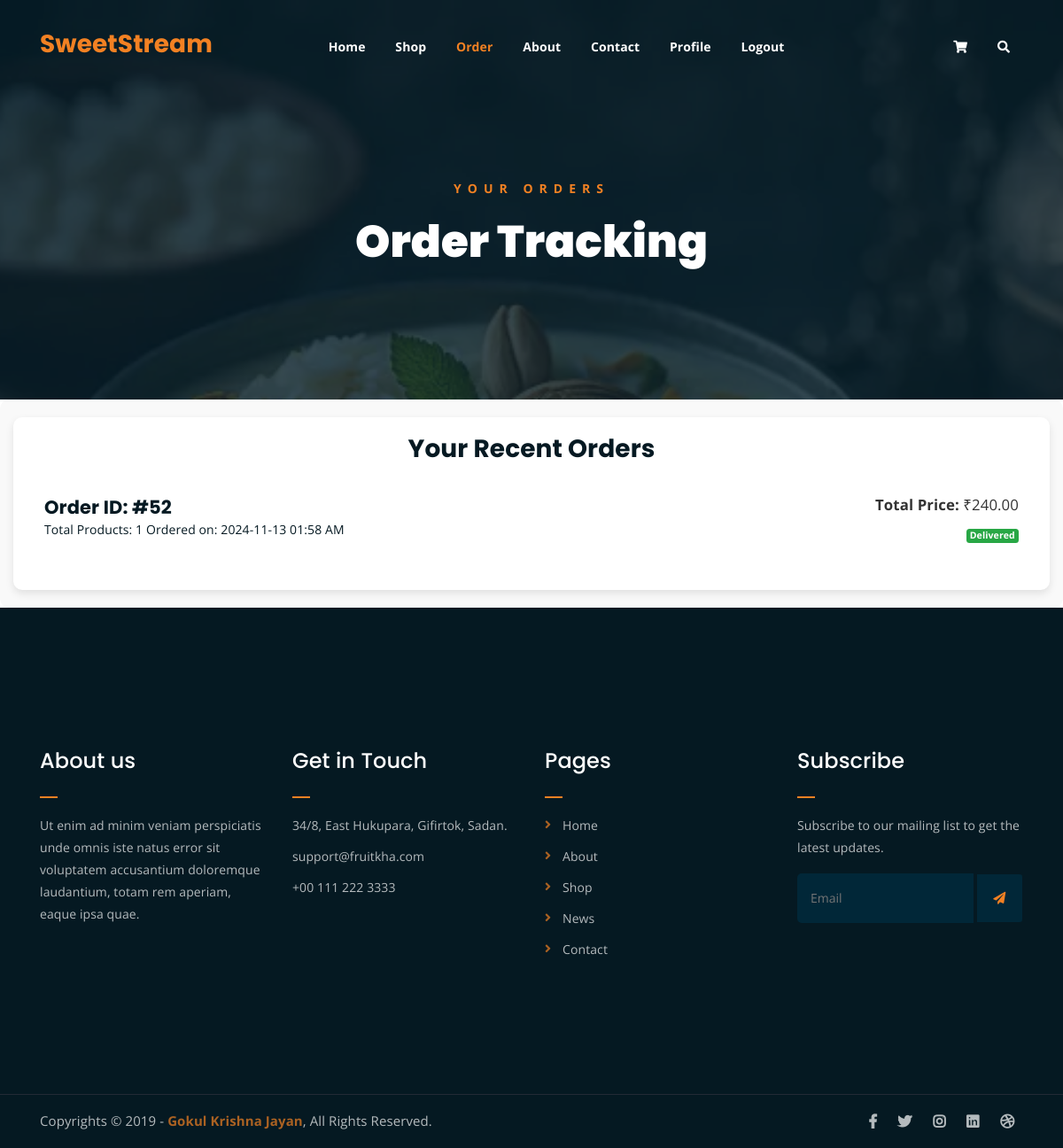
Page /user/order.php (signed in) on the committed database.
### tables this page shows
CREATE TABLE `delivery_table` (
  `did` int(100) NOT NULL,
  `product_id` int(100) NOT NULL,
  `user_id` varchar(100) NOT NULL,
  `product_quantity` varchar(100) NOT NULL,
  `price` varchar(100) NOT NULL,
  `address` varchar(100) NOT NULL,
  `phone_no` varchar(10) NOT NULL,
  `deliveryperson_id` varchar(100) NOT NULL,
  `delivery_date_time` datetime NOT NULL DEFAULT current_timestamp(),
  `status` varchar(100) NOT NULL,
  `payment_details` varchar(100) NOT NULL,
  `payment_status` varchar(100) NOT NULL,
  `delivery_dispacted_time` datetime DEFAULT NULL,
  `delivery_delivered_time` datetime DEFAULT NULL
);

### user/order.php (the view, shortened to what this page needs)
<!DOCTYPE html>
<html lang="en">
<head>
    <link rel="stylesheet" href="assets/css/all.min.css">
    <link rel="stylesheet" href="assets/bootstrap/css/bootstrap.min.css">
    <link rel="stylesheet" href="assets/css/owl.carousel.css">
    <link rel="stylesheet" href="assets/css/magnific-popup.css">
    <link rel="stylesheet" href="assets/css/animate.css">
    <link rel="stylesheet" href="assets/css/meanmenu.min.css">
    <link rel="stylesheet" href="assets/css/main.css">
    <link rel="stylesheet" href="assets/css/responsive.css">
</head>
<body>
    <div class="top-header-area" id="sticker">
        <div class="container">
            <div class="row">
                <div class="col-lg-12 col-sm-12 text-center">
                    <div class="main-menu-wrap">
                        <div class="site-logo">
                            <a href="#">
                                <h3 class="orange-text">SweetStream</h3>
                            </a>
                        </div>
                        <nav class="main-menu">
                            <ul>
                                <li><a href="index.php">Home</a></li>
                                <li><a href="shop.php">Shop</a></li>
                                <li class="current-list-item"><a href="order.php">Order</a></li>
                                <li><a href="about.php">About</a></li>
                                <li><a href="contact.php">Contact</a></li>
                                <li><a href="profile.php">Profile</a></li>
                                <li><a href="../session/logout.php">Logout</a></li>
                                <li>
                                    <div class="header-icons">
                                        <a class="shopping-cart" href="cart.php"><i class="fas fa-shopping-cart"></i></a>
                                        <a class="mobile-hide search-bar-icon" href="#"><i class="fas fa-search"></i></a>
                                    </div>
                                </li>
                            </ul>
                        </nav>
                    </div>
                </div>
            </div>
        </div>
    </div>
    <div class="breadcrumb-section breadcrumb-bg">
        <div class="container">
            <div class="row">
                <div class="col-lg-8 offset-lg-2 text-center">
                    <div class="breadcrumb-text">
                        <p>Your Orders</p>
                        <h1>Order Tracking</h1>
                    </div>
                </div>
            </div>
        </div>
    </div>
    <?php
$user_id = $_SESSION['user_id'];
include $_SERVER['DOCUMENT_ROOT'] . '/SweetStream/php/db_connection.php';
$conn = new mysqli($host, $user, $password, $dbname);
$sql = "
    SELECT d.did, d.product_id, d.product_quantity, d.price, d.delivery_date_time, d.status, p.pname, p.pphoto, d.address
    FROM delivery_table d
    JOIN product_table p ON d.product_id = p.pid
    WHERE d.user_id = ?
    ORDER BY d.delivery_date_time DESC
";
$stmt = $conn->prepare($sql);
$stmt->bind_param('i', $user_id);
$stmt->execute();
$result = $stmt->get_result();
$order_groups = [];
while ($row = $result->fetch_assoc()) {
    $delivery_time = $row['delivery_date_time'];
    if (!isset($order_groups[$delivery_time])) {
        $order_groups[$delivery_time] = [
            'products' => [],
            'total_price' => 0,
            'total_quantity' => 0,
            'status' => $row['status'],
            'date_time' => date('Y-m-d H:i A', strtotime($row['delivery_date_time'])),
            'order_id' => $row['did']
        ];
    }
    $order_groups[$delivery_time]['products'][] = $row;
    $order_groups[$delivery_time]['total_price'] += $row['price'] * $row['product_quantity'];
    $order_groups[$delivery_time]['total_quantity'] += $row['product_quantity'];
}
?>
<div class="order-tracking-section">
    <div class="container-fluid">
        <div class="row">
            <div class="col-lg-12">
                <div class="tracking-card">
                    <h3 class="text-center">Your Recent Orders</h3>
                    <div class="order-list">
                        <?php if (!empty($order_groups)): ?>
                            <?php foreach ($order_groups as $delivery_time => $order): ?>
                                <div class="order-card" onclick="toggleDetails(this)">
                                    <div class="order-header">
                                        <div class="order-id">
                                            <h4>Order ID: #<?php echo $order['order_id']; ?></h4>
                                            <span>Total Products: <?php echo $order['total_quantity']; ?></span>
                                            <span>Ordered on: <?php echo $order['date_time']; ?></span>
                                        </div>
                                        <div class="order-summary">
                                            <div class="total-price">
                                                <strong>Total Price: </strong>₹<?php echo number_format($order['total_price'], 2); ?>
                                            </div>
                                            <div class="order-status">
                                                <span class="badge badge-<?php echo ($order['status'] == 'Delivered') ? 'success' : 'warning'; ?>">
                                                    <?php echo ucfirst($order['status']); ?>
                                                </span>
                                            </div>
                                        </div>
                                    </div>
                                </div>
                            <?php endforeach; ?>
                        <?php else: ?>
                            <p class="text-center">You have no recent orders.</p>
                        <?php endif; ?>
                    </div>
                </div>
            </div>
        </div>
    </div>
</div>
    <div class="footer-area">
        <div class="container">
            <div class="row">
                <div class="col-lg-3 col-md-6">
                    <div class="footer-box about-widget">
                        <h2 class="widget-title">About us</h2>
                        <p>Ut enim ad minim veniam perspiciatis unde omnis iste natus error sit voluptatem accusantium
                            doloremque laudantium, totam rem aperiam, eaque ipsa quae.</p>
                    </div>
                </div>
                <div class="col-lg-3 col-md-6">
                    <div class="footer-box get-in-touch">
                        <h2 class="widget-title">Get in Touch</h2>
                        <ul>
                            <li>34/8, East Hukupara, Gifirtok, Sadan.</li>
                            <li>support@fruitkha.com</li>
                            <li>+00 111 222 3333</li>
                        </ul>
                    </div>
                </div>
                <div class="col-lg-3 col-md-6">
                    <div class="footer-box pages">
                        <h2 class="widget-title">Pages</h2>
                        <ul>
                            <li><a href="index.php">Home</a></li>
                            <li><a href="about.php">About</a></li>
                            <li><a href="services.html">Shop</a></li>
                            <li><a href="news.html">News</a></li>
                            <li><a href="contact.php">Contact</a></li>
                        </ul>
                    </div>
                </div>
                <div class="col-lg-3 col-md-6">
                    <div class="footer-box subscribe">
                        <h2 class="widget-title">Subscribe</h2>
                        <p>Subscribe to our mailing list to get the latest updates.</p>
                        <form action="index.php">
                            <input type="email" placeholder="Email">
                            <button type="submit"><i class="fas fa-paper-plane"></i></button>
                        </form>
                    </div>
                </div>
            </div>
        </div>
    </div>
    <div class="copyright">
        <div class="container">
            <div class="row">
                <div class="col-lg-6 col-md-12">
                    <p>Copyrights &copy; 2019 - <a href="https://imransdesign.com/">Gokul Krishna Jayan</a>, All Rights
                        Reserved.</p>
                </div>
                <div class="col-lg-6 text-right col-md-12">
                    <div class="social-icons">
                        <ul>
                            <li><a href="#" target="_blank"><i class="fab fa-facebook-f"></i></a></li>
                            <li><a href="#" target="_blank"><i class="fab fa-twitter"></i></a></li>
                            <li><a href="#" target="_blank"><i class="fab fa-instagram"></i></a></li>
                            <li><a href="#" target="_blank"><i class="fab fa-linkedin"></i></a></li>
                            <li><a href="#" target="_blank"><i class="fab fa-dribbble"></i></a></li>
                        </ul>
                    </div>
                </div>
            </div>
        </div>
    </div>
</body>
</html>

### user/order.php (style rules this page uses)
.order-tracking-section { background-color: #f9f9f9; padding: 20px 0; border-radius: 10px; }
.tracking-card { background: #fff; padding: 20px; border-radius: 10px; box-shadow: 0 4px 10px rgba(0, 0, 0, 0.1); }
.order-card { background: #fff; border: none; border-radius: 8px; padding: 15px; margin-bottom: 15px; transition: transform 0.2s, box-shadow 0.2s; cursor: pointer; }
.order-header { display: flex; justify-content: space-between; align-items: center; }
.order-id h4 { margin: 0; }
.order-summary { text-align: right; }
.total-price { font-size: 1.2em; color: #333; }
.order-status { margin-top: 5px; }

### rows in the picture
delivery_table: did "52", product_quantity "1", date_time "2024-11-13 01:58 AM", price "240.00", status "Delivered"
